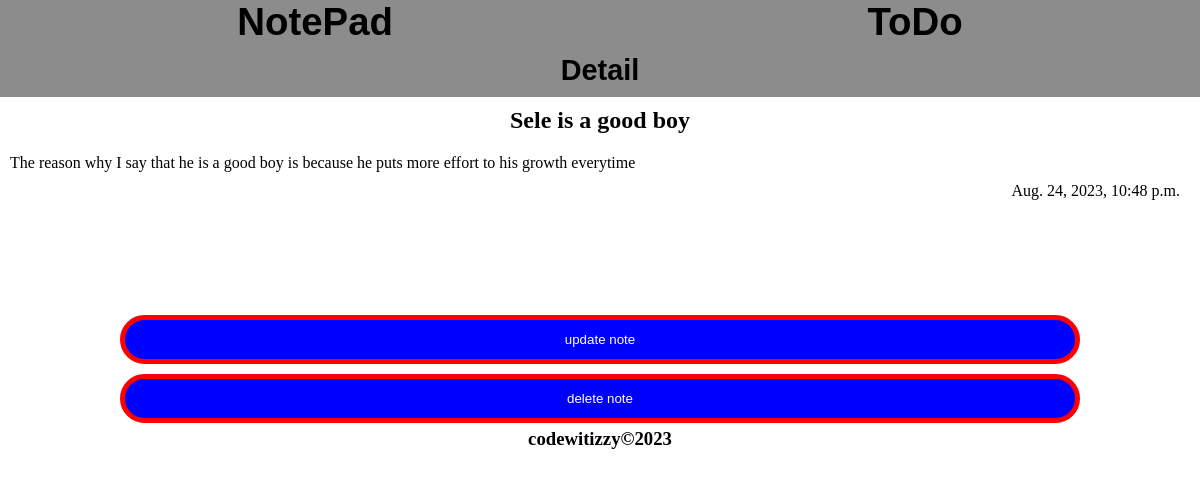
The page /notepad/detailnote/12 (signed in) on the database its author committed.
### notepad/models.py (models this page shows, shortened)
class Note(models.Model):
    owner = models.ForeignKey(User, on_delete=models.CASCADE)
    title = models.CharField(max_length=100)
    body = models.TextField()
    date = models.DateTimeField(auto_now_add=True)
    category = models.ForeignKey(Category, on_delete=models.CASCADE)

### notepad/views.py (the view)
# urls.py: path("detailnote/<int:pk>",views.NoteDetailView.as_view(), name="detail"),
class NoteDetailView(LoginRequiredMixin, DetailView):
       template_name = "detail.html"
       login_url = "signin"
       model = Note
       context_object_name = "note"

### notepad/templates/detail.html (shortened to what this page needs)
{% load static %}
<!DOCTYPE html>
<html lang="en">
<head>
   <link rel="stylesheet" href="{% static 'css/detail.css' %}">
</head>
<body>
    <header>
      <div class="header-container">
         <div class="header1">
		 <a href="{% url 'index' %}"><h1>NotePad</h1></a>
         </div>
         <div class="header2">
            <a href="#"><h1>ToDo</h1></a>
         </div>
      </div>
      <h2>Detail</h2>
   </header>
   <main>
      <section>
         <div class="title">
		 <h2>{{note.title}}</h2>
         </div>
         <div class="body">
		 <p>{{note.body}}</p>
            <div class="date">
		    <p>{{note.date}}</p>
            </div>
         </div>
      </section>
      <br>
      <br>
      <br>
      <br>
      <br>
      <a href="{%url 'update' note.id %}"><button class="btn">update note</button></a>
	 <a href="{% url 'delete' note.id %}"><button class="btn">delete note</button></a>
   </main>
   <footer>
      <div class="footer">
         <h3>codewitizzy&copy;2023</h3>
      </div>
   </footer>
</body>
</html>

### static/css/detail.css (style rules this page uses)
* { padding: 0; margin: 0; box-sizing: border-box; }
header { background: #8c8c8c; font-family: Sans-Serif; font-size: 1.2em; }
a { text-decoration: none; color: black; }
header h2 { text-align: center; padding: 10px 5px; }
.header-container { display: flex; justify-content: space-around; align-items: center; }
.title { text-align: center; margin: 10px auto; font-weight: 400; }
.body { padding: 10px; font-weight: 300; width:100%; overflow-wrap:break-word; word-wrap:break-word; word-break:break-word; border-collapse:collapse; }
.date { text-align: right; margin: 10px; font-weight: 500; }
.btn { padding: 12px; width: 80%; margin: 5px 10% 5px 10%; border: 5px solid red; background: blue; color: white; border-radius: 50px; }
.footer { text-align: center; }

### rows shown on the page
Note: title "Sele is a good boy", body "The reason why I say that he is a good boy is because he puts more effort to his growth everytime", date "Aug. 24, 2023, 10:48 p.m."
